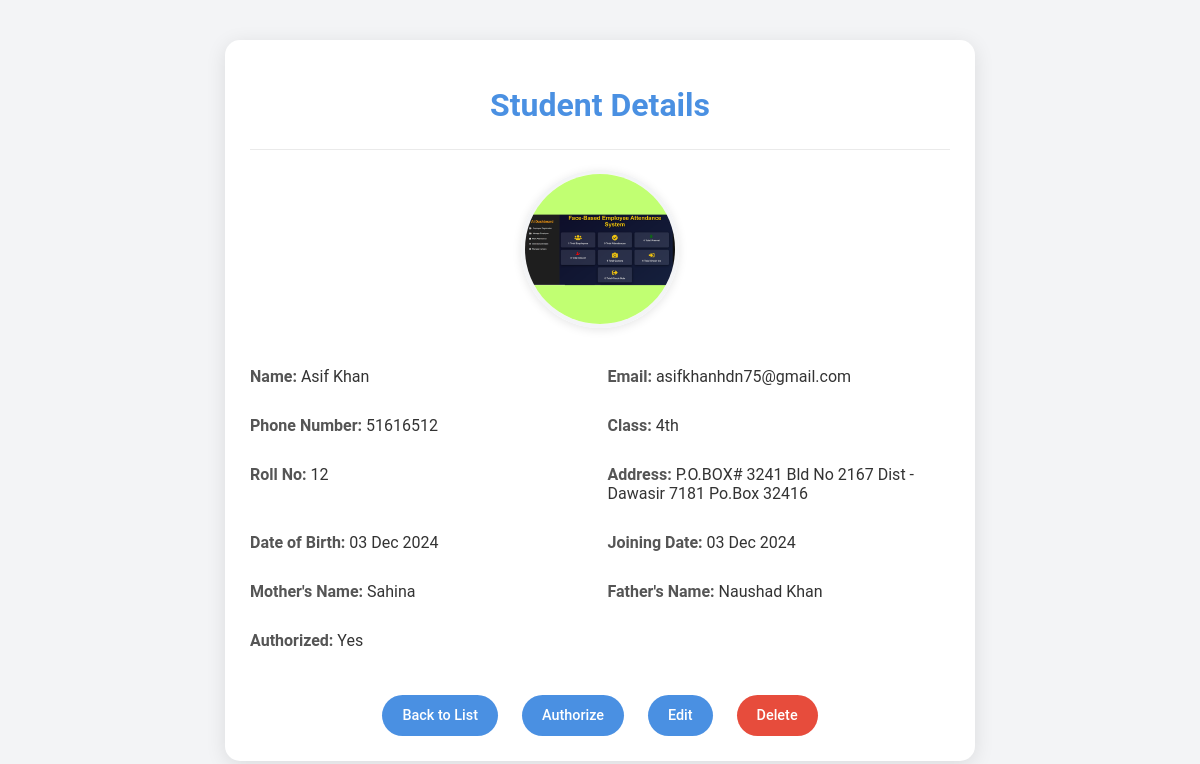
Page /students/3/ (signed in) on the committed database.
### app1/models.py (models this page shows, shortened)
class Student(models.Model):
    user = models.OneToOneField(User, on_delete=models.CASCADE, related_name="student_profile")
    name = models.CharField(max_length=255)
    email = models.EmailField(max_length=255)
    phone_number = models.CharField(max_length=15)
    student_class = models.CharField(max_length=100)
    image = models.ImageField(upload_to='students/')
    authorized = models.BooleanField(default=False)
    roll_no = models.CharField(max_length=20)
    address = models.TextField()
    date_of_birth = models.DateField()
    joining_date = models.DateField()
    mother_name = models.CharField(max_length=255)
    father_name = models.CharField(max_length=255)

### app1/views.py (the view)
# urls.py: path('students/<int:pk>/', views.student_detail, name='student-detail'),
@staff_member_required
def student_detail(request, pk):
    student = get_object_or_404(Student, pk=pk)
    return render(request, 'student_detail.html', {'student': student})

### templates/student_detail.html (shortened to what this page needs)
<!DOCTYPE html>
<html lang="en">
<head>
</head>
<body>
    <div class="container">
        <h1>Student Details</h1>
        <div class="student-details">
            <div class="student-image">
                <img src="{{ student.image.url }}" alt="{{ student.name }}">
            </div>
            <div class="detail">
                <strong>Name:</strong> {{ student.name }}
            </div>
            <div class="detail">
                <strong>Email:</strong> {{ student.email }}
            </div>
            <div class="detail">
                <strong>Phone Number:</strong> {{ student.phone_number }}
            </div>
            <div class="detail">
                <strong>Class:</strong> {{ student.student_class }}
            </div>
            <div class="detail">
                <strong>Roll No:</strong> {{ student.roll_no }}
            </div>
            <div class="detail">
                <strong>Address:</strong> {{ student.address }}
            </div>
            <div class="detail">
                <strong>Date of Birth:</strong> {{ student.date_of_birth|date:"d M Y" }}
            </div>
            <div class="detail">
                <strong>Joining Date:</strong> {{ student.joining_date|date:"d M Y" }}
            </div>
            <div class="detail">
                <strong>Mother's Name:</strong> {{ student.mother_name }}
            </div>
            <div class="detail">
                <strong>Father's Name:</strong> {{ student.father_name }}
            </div>
            <div class="detail">
                <strong>Authorized:</strong> {% if student.authorized %} Yes {% else %} No {% endif %}
            </div>
        </div>
        <div class="actions">
            <a href="{% url 'student-list' %}">Back to List</a>
            <a href="{% url 'student-authorize' pk=student.pk %}">Authorize</a>
            <a href="{% url 'student-edit' pk=student.pk %}">Edit</a>
            <a href="{% url 'student-delete' pk=student.pk %}" class="delete">Delete</a>
        </div>
    </div>
</body>
</html>

### templates/student_detail.html (style rules this page uses)
body { font-family: 'Roboto', Arial, sans-serif; background-color: #f3f4f6; margin: 0; padding: 0; }
.container { max-width: 700px; margin: 40px auto; background-color: #fff; padding: 25px; border-radius: 15px; box-shadow: 0 4px 20px rgba(0, 0, 0, 0.1); transition: box-shadow 0.3s ease-in-out; }
h1 { text-align: center; color: #4a90e2; margin-bottom: 25px; font-size: 2rem; }
.student-details { display: flex; flex-wrap: wrap; border-top: 1px solid #eaeaea; padding-top: 20px; gap: 15px; }
.detail { flex: 1 1 calc(50% - 15px); margin-bottom: 15px; color: #333; }
.detail strong { font-weight: 600; color: #555; }
.student-image { flex: 1 1 100%; text-align: center; margin-bottom: 20px; }
.student-image img { border-radius: 50%; max-width: 150px; height: 150px; object-fit: cover; border: 4px solid #f3f4f6; box-shadow: 0 2px 10px rgba(0, 0, 0, 0.1); }
.actions { text-align: center; margin-top: 30px; }
.actions a { display: inline-block; margin: 0 10px; padding: 12px 20px; background-color: #4a90e2; color: #fff; border-radius: 25px; font-size: 0.9rem; font-weight: 500; text-decoration: none; transition: background-color 0.3s ease, box-shadow 0.3s ease; }
.actions a.delete { background-color: #e74c3c; }

### rows in the picture
Student: image (picture), name "Asif Khan", email "asifkhanhdn75@gmail.com", phone_number "51616512", student_class "4th", roll_no "12", address "P.O.BOX# 3241 Bld No 2167 Dist - Dawasir 7181 Po.Box 32416", date_of_birth "03 Dec 2024", joining_date "03 Dec 2024", mother_name "Sahina", father_name "Naushad Khan"
